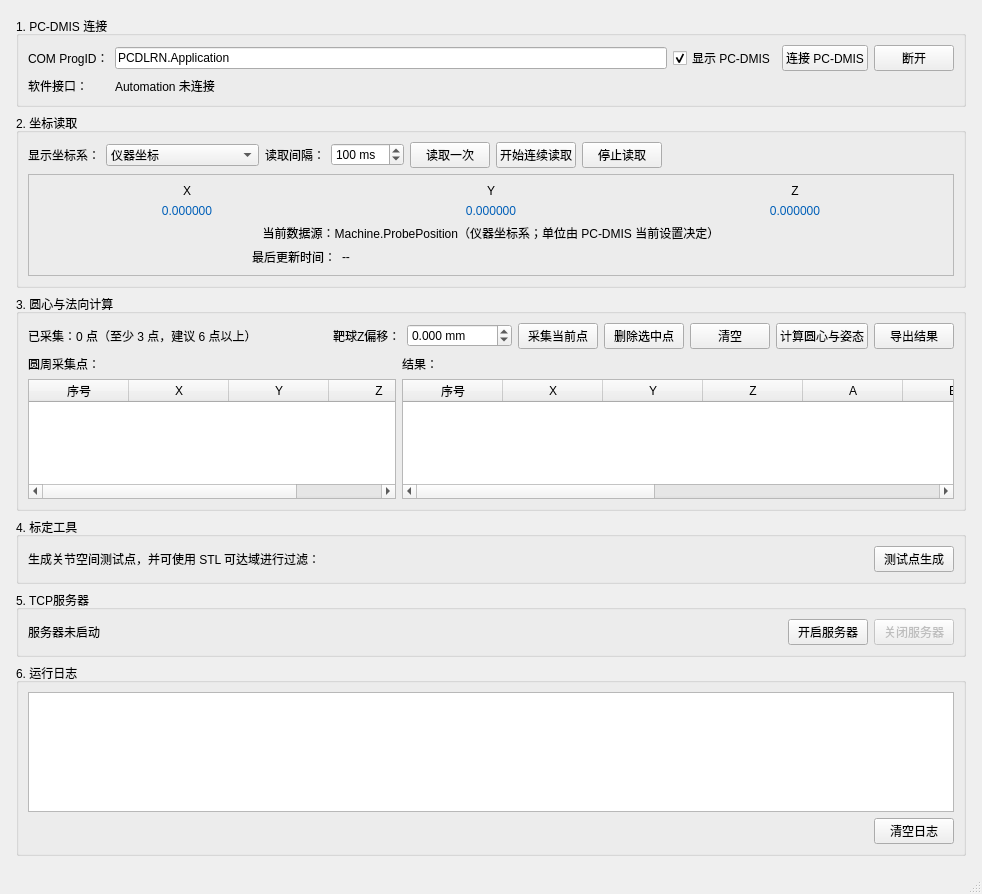
<?xml version="1.0" encoding="UTF-8"?>
<ui version="4.0">
 <class>MainWindow</class>
 <widget class="QMainWindow" name="MainWindow">
  <property name="geometry">
   <rect>
    <x>0</x>
    <y>0</y>
    <width>982</width>
    <height>830</height>
   </rect>
  </property>
  <property name="windowTitle">
   <string>PC-DMIS 激光跟踪仪坐标读取测试</string>
  </property>
  <widget class="QWidget" name="centralwidget">
   <layout class="QVBoxLayout" name="mainLayout">
    <property name="leftMargin">
     <number>16</number>
    </property>
    <property name="topMargin">
     <number>16</number>
    </property>
    <property name="rightMargin">
     <number>16</number>
    </property>
    <property name="bottomMargin">
     <number>16</number>
    </property>
    <item>
     <widget class="QGroupBox" name="connectionGroupBox">
      <property name="title">
       <string>1. PC-DMIS 连接</string>
      </property>
      <layout class="QGridLayout" name="connectionLayout">
       <item row="0" column="0">
        <widget class="QLabel" name="progIdTitleLabel">
         <property name="text">
          <string>COM ProgID：</string>
         </property>
        </widget>
       </item>
       <item row="0" column="1">
        <widget class="QLineEdit" name="progIdEdit">
         <property name="text">
          <string>PCDLRN.Application</string>
         </property>
         <property name="readOnly">
          <bool>true</bool>
         </property>
        </widget>
       </item>
       <item row="0" column="2">
        <widget class="QCheckBox" name="visibleCheckBox">
         <property name="text">
          <string>显示 PC-DMIS</string>
         </property>
         <property name="checked">
          <bool>true</bool>
         </property>
        </widget>
       </item>
       <item row="0" column="3">
        <widget class="QPushButton" name="connectButton">
         <property name="text">
          <string>连接 PC-DMIS</string>
         </property>
        </widget>
       </item>
       <item row="0" column="4">
        <widget class="QPushButton" name="disconnectButton">
         <property name="text">
          <string>断开</string>
         </property>
        </widget>
       </item>
       <item row="1" column="0">
        <widget class="QLabel" name="automationTitleLabel">
         <property name="text">
          <string>软件接口：</string>
         </property>
        </widget>
       </item>
       <item row="1" column="1" colspan="4">
        <widget class="QLabel" name="automationStatusLabel">
         <property name="text">
          <string>Automation 未连接</string>
         </property>
        </widget>
       </item>
      </layout>
     </widget>
    </item>
    <item>
     <widget class="QGroupBox" name="readGroupBox">
      <property name="title">
       <string>2. 坐标读取</string>
      </property>
      <layout class="QVBoxLayout" name="readLayout">
       <item>
        <layout class="QHBoxLayout" name="controlLayout">
         <item>
          <widget class="QLabel" name="coordinateModeTitleLabel">
           <property name="text">
            <string>显示坐标系：</string>
           </property>
          </widget>
         </item>
         <item>
          <widget class="QComboBox" name="coordinateModeComboBox">
           <item>
            <property name="text">
             <string>仪器坐标</string>
            </property>
           </item>
           <item>
            <property name="text">
             <string>当前PC-DMIS对齐坐标</string>
            </property>
           </item>
          </widget>
         </item>
         <item>
          <widget class="QLabel" name="intervalTitleLabel">
           <property name="text">
            <string>读取间隔：</string>
           </property>
          </widget>
         </item>
         <item>
          <widget class="QSpinBox" name="intervalSpinBox">
           <property name="suffix">
            <string> ms</string>
           </property>
           <property name="minimum">
            <number>20</number>
           </property>
           <property name="maximum">
            <number>5000</number>
           </property>
           <property name="singleStep">
            <number>20</number>
           </property>
           <property name="value">
            <number>100</number>
           </property>
          </widget>
         </item>
         <item>
          <widget class="QPushButton" name="readOnceButton">
           <property name="text">
            <string>读取一次</string>
           </property>
          </widget>
         </item>
         <item>
          <widget class="QPushButton" name="startButton">
           <property name="text">
            <string>开始连续读取</string>
           </property>
          </widget>
         </item>
         <item>
          <widget class="QPushButton" name="stopButton">
           <property name="text">
            <string>停止读取</string>
           </property>
          </widget>
         </item>
         <item>
          <spacer name="controlSpacer">
           <property name="orientation">
            <enum>Qt::Horizontal</enum>
           </property>
           <property name="sizeHint" stdset="0">
            <size>
             <width>40</width>
             <height>20</height>
            </size>
           </property>
          </spacer>
         </item>
        </layout>
       </item>
       <item>
        <widget class="QFrame" name="coordinateFrame">
         <property name="frameShape">
          <enum>QFrame::StyledPanel</enum>
         </property>
         <layout class="QGridLayout" name="coordinateLayout">
          <item row="0" column="0">
           <widget class="QLabel" name="xTitleLabel">
            <property name="text">
             <string>X</string>
            </property>
            <property name="alignment">
             <set>Qt::AlignCenter</set>
            </property>
           </widget>
          </item>
          <item row="0" column="1">
           <widget class="QLabel" name="yTitleLabel">
            <property name="text">
             <string>Y</string>
            </property>
            <property name="alignment">
             <set>Qt::AlignCenter</set>
            </property>
           </widget>
          </item>
          <item row="0" column="2">
           <widget class="QLabel" name="zTitleLabel">
            <property name="text">
             <string>Z</string>
            </property>
            <property name="alignment">
             <set>Qt::AlignCenter</set>
            </property>
           </widget>
          </item>
          <item row="1" column="0">
           <widget class="QLabel" name="xValueLabel">
            <property name="styleSheet">
             <string notr="true">font: 700 18pt &quot;Consolas&quot;; color: #005fb8;</string>
            </property>
            <property name="text">
             <string>0.000000</string>
            </property>
            <property name="alignment">
             <set>Qt::AlignCenter</set>
            </property>
           </widget>
          </item>
          <item row="1" column="1">
           <widget class="QLabel" name="yValueLabel">
            <property name="styleSheet">
             <string notr="true">font: 700 18pt &quot;Consolas&quot;; color: #005fb8;</string>
            </property>
            <property name="text">
             <string>0.000000</string>
            </property>
            <property name="alignment">
             <set>Qt::AlignCenter</set>
            </property>
           </widget>
          </item>
          <item row="1" column="2">
           <widget class="QLabel" name="zValueLabel">
            <property name="styleSheet">
             <string notr="true">font: 700 18pt &quot;Consolas&quot;; color: #005fb8;</string>
            </property>
            <property name="text">
             <string>0.000000</string>
            </property>
            <property name="alignment">
             <set>Qt::AlignCenter</set>
            </property>
           </widget>
          </item>
          <item row="2" column="0" colspan="3">
           <widget class="QLabel" name="coordinateSystemLabel">
            <property name="text">
             <string>当前数据源：Machine.ProbePosition（仪器坐标系；单位由 PC-DMIS 当前设置决定）</string>
            </property>
            <property name="alignment">
             <set>Qt::AlignCenter</set>
            </property>
           </widget>
          </item>
          <item row="3" column="0">
           <widget class="QLabel" name="sampleTimeTitleLabel">
            <property name="text">
             <string>最后更新时间：</string>
            </property>
            <property name="alignment">
             <set>Qt::AlignRight|Qt::AlignTrailing|Qt::AlignVCenter</set>
            </property>
           </widget>
          </item>
          <item row="3" column="1" colspan="2">
           <widget class="QLabel" name="sampleTimeLabel">
            <property name="text">
             <string>--</string>
            </property>
           </widget>
          </item>
         </layout>
        </widget>
       </item>
      </layout>
     </widget>
    </item>
    <item>
     <widget class="QGroupBox" name="circleFitGroupBox">
      <property name="title">
       <string>3. 圆心与法向计算</string>
      </property>
      <layout class="QVBoxLayout" name="circleFitLayout">
       <item>
        <layout class="QHBoxLayout" name="circleButtonLayout">
         <item>
          <widget class="QLabel" name="circlePointCountLabel">
           <property name="text">
            <string>已采集：0 点（至少 3 点，建议 6 点以上）</string>
           </property>
          </widget>
         </item>
         <item>
          <spacer name="circleButtonSpacer">
           <property name="orientation">
            <enum>Qt::Horizontal</enum>
           </property>
           <property name="sizeHint" stdset="0">
            <size>
             <width>40</width>
             <height>20</height>
            </size>
           </property>
          </spacer>
         </item>
         <item>
          <widget class="QLabel" name="tcpZOffsetLabel">
           <property name="text">
            <string>靶球Z偏移：</string>
           </property>
           <property name="toolTip">
            <string>靶球相对TCP的Z轴偏移；正值会使拟合圆心沿自身Z轴负方向移动。</string>
           </property>
          </widget>
         </item>
         <item>
          <widget class="QDoubleSpinBox" name="tcpZOffsetSpinBox">
           <property name="toolTip">
            <string>靶球相对TCP的Z轴偏移；例如输入10 mm，结果沿拟合Z轴负方向移动10 mm。</string>
           </property>
           <property name="maximumSize">
            <size>
             <width>105</width>
             <height>16777215</height>
            </size>
           </property>
           <property name="suffix">
            <string> mm</string>
           </property>
           <property name="decimals">
            <number>3</number>
           </property>
           <property name="minimum">
            <double>-10000.000000000000000</double>
           </property>
           <property name="maximum">
            <double>10000.000000000000000</double>
           </property>
           <property name="singleStep">
            <double>1.000000000000000</double>
           </property>
          </widget>
         </item>
         <item>
          <widget class="QPushButton" name="captureCirclePointButton">
           <property name="text">
            <string>采集当前点</string>
           </property>
          </widget>
         </item>
         <item>
          <widget class="QPushButton" name="deleteCirclePointButton">
           <property name="text">
            <string>删除选中点</string>
           </property>
          </widget>
         </item>
         <item>
          <widget class="QPushButton" name="clearCirclePointsButton">
           <property name="text">
            <string>清空</string>
           </property>
          </widget>
         </item>
         <item>
          <widget class="QPushButton" name="calculateCircleButton">
           <property name="text">
            <string>计算圆心与姿态</string>
           </property>
          </widget>
         </item>
         <item>
          <widget class="QPushButton" name="exportCircleResultsButton">
           <property name="text">
            <string>导出结果</string>
           </property>
           <property name="toolTip">
            <string>将机器人自动计算结果及对应关节值导出为CSV表格。</string>
           </property>
          </widget>
         </item>
        </layout>
       </item>
       <item>
        <layout class="QHBoxLayout" name="circleTablesLayout" stretch="4,6">
         <item>
          <layout class="QVBoxLayout" name="circlePointsLayout">
           <item>
            <widget class="QLabel" name="circlePointsTitleLabel">
             <property name="text">
              <string>圆周采集点：</string>
             </property>
            </widget>
           </item>
           <item>
            <widget class="QTableWidget" name="circlePointsTable">
             <property name="minimumSize">
              <size>
               <width>200</width>
               <height>120</height>
              </size>
             </property>
             <property name="maximumSize">
              <size>
               <width>410</width>
               <height>170</height>
              </size>
             </property>
             <property name="editTriggers">
              <set>QAbstractItemView::NoEditTriggers</set>
             </property>
             <property name="alternatingRowColors">
              <bool>true</bool>
             </property>
             <column>
              <property name="text">
               <string>序号</string>
              </property>
             </column>
             <column>
              <property name="text">
               <string>X</string>
              </property>
             </column>
             <column>
              <property name="text">
               <string>Y</string>
              </property>
             </column>
             <column>
              <property name="text">
               <string>Z</string>
              </property>
             </column>
            </widget>
           </item>
          </layout>
         </item>
         <item>
          <layout class="QVBoxLayout" name="circleResultLayout">
           <item>
            <widget class="QLabel" name="circleResultDescriptionLabel">
             <property name="text">
              <string>结果：</string>
             </property>
            </widget>
           </item>
           <item>
            <widget class="QTableWidget" name="circleResultTable">
             <property name="minimumSize">
              <size>
               <width>0</width>
               <height>120</height>
              </size>
             </property>
             <property name="maximumSize">
              <size>
               <width>16777215</width>
               <height>170</height>
              </size>
             </property>
             <property name="editTriggers">
              <set>QAbstractItemView::NoEditTriggers</set>
             </property>
             <property name="selectionMode">
              <enum>QAbstractItemView::NoSelection</enum>
             </property>
             <column>
              <property name="text">
               <string>序号</string>
              </property>
             </column>
             <column>
              <property name="text">
               <string>X</string>
              </property>
             </column>
             <column>
              <property name="text">
               <string>Y</string>
              </property>
             </column>
             <column>
              <property name="text">
               <string>Z</string>
              </property>
             </column>
             <column>
              <property name="text">
               <string>A</string>
              </property>
             </column>
             <column>
              <property name="text">
               <string>B</string>
              </property>
             </column>
             <column>
              <property name="text">
               <string>C</string>
              </property>
             </column>
             <column>
              <property name="text">
               <string>半径</string>
              </property>
             </column>
             <column>
              <property name="text">
               <string>平面RMS</string>
              </property>
             </column>
             <column>
              <property name="text">
               <string>圆RMS</string>
              </property>
             </column>
             <column>
              <property name="text">
               <string>圆最大残差</string>
              </property>
             </column>
            </widget>
           </item>
          </layout>
         </item>
        </layout>
       </item>
      </layout>
     </widget>
    </item>
    <item>
     <widget class="QGroupBox" name="toolsGroupBox">
      <property name="title">
       <string>4. 标定工具</string>
      </property>
      <layout class="QHBoxLayout" name="toolsLayout">
       <item>
        <widget class="QLabel" name="testPointsDescriptionLabel">
         <property name="text">
          <string>生成关节空间测试点，并可使用 STL 可达域进行过滤：</string>
         </property>
        </widget>
       </item>
       <item>
        <spacer name="toolsSpacer">
         <property name="orientation">
          <enum>Qt::Horizontal</enum>
         </property>
         <property name="sizeHint" stdset="0">
          <size>
           <width>40</width>
           <height>20</height>
          </size>
         </property>
        </spacer>
       </item>
       <item>
        <widget class="QPushButton" name="testPointsButton">
         <property name="text">
          <string>测试点生成</string>
         </property>
        </widget>
       </item>
      </layout>
     </widget>
    </item>
    <item>
     <widget class="QGroupBox" name="tcpServerGroupBox">
      <property name="title">
       <string>5. TCP服务器</string>
      </property>
      <layout class="QHBoxLayout" name="tcpServerLayout">
       <item>
        <widget class="QLabel" name="tcpServerStatusLabel">
         <property name="text">
          <string>服务器未启动</string>
         </property>
        </widget>
       </item>
       <item>
        <spacer name="tcpServerSpacer">
         <property name="orientation">
          <enum>Qt::Horizontal</enum>
         </property>
         <property name="sizeHint" stdset="0">
          <size>
           <width>40</width>
           <height>20</height>
          </size>
         </property>
        </spacer>
       </item>
       <item>
        <widget class="QPushButton" name="startTcpServerButton">
         <property name="text">
          <string>开启服务器</string>
         </property>
        </widget>
       </item>
       <item>
        <widget class="QPushButton" name="stopTcpServerButton">
         <property name="enabled">
          <bool>false</bool>
         </property>
         <property name="text">
          <string>关闭服务器</string>
         </property>
        </widget>
       </item>
      </layout>
     </widget>
    </item>
    <item>
     <widget class="QGroupBox" name="logGroupBox">
      <property name="title">
       <string>6. 运行日志</string>
      </property>
      <layout class="QVBoxLayout" name="logLayout">
       <item>
        <widget class="QPlainTextEdit" name="logEdit">
         <property name="minimumSize">
          <size>
           <width>0</width>
           <height>120</height>
          </size>
         </property>
         <property name="readOnly">
          <bool>true</bool>
         </property>
        </widget>
       </item>
       <item>
        <layout class="QHBoxLayout" name="logButtonLayout">
         <item>
          <spacer name="logSpacer">
           <property name="orientation">
            <enum>Qt::Horizontal</enum>
           </property>
           <property name="sizeHint" stdset="0">
            <size>
             <width>40</width>
             <height>20</height>
            </size>
           </property>
          </spacer>
         </item>
         <item>
          <widget class="QPushButton" name="clearLogButton">
           <property name="text">
            <string>清空日志</string>
           </property>
          </widget>
         </item>
        </layout>
       </item>
      </layout>
     </widget>
    </item>
   </layout>
  </widget>
  <widget class="QStatusBar" name="statusbar"/>
 </widget>
 <resources/>
 <connections/>
</ui>
